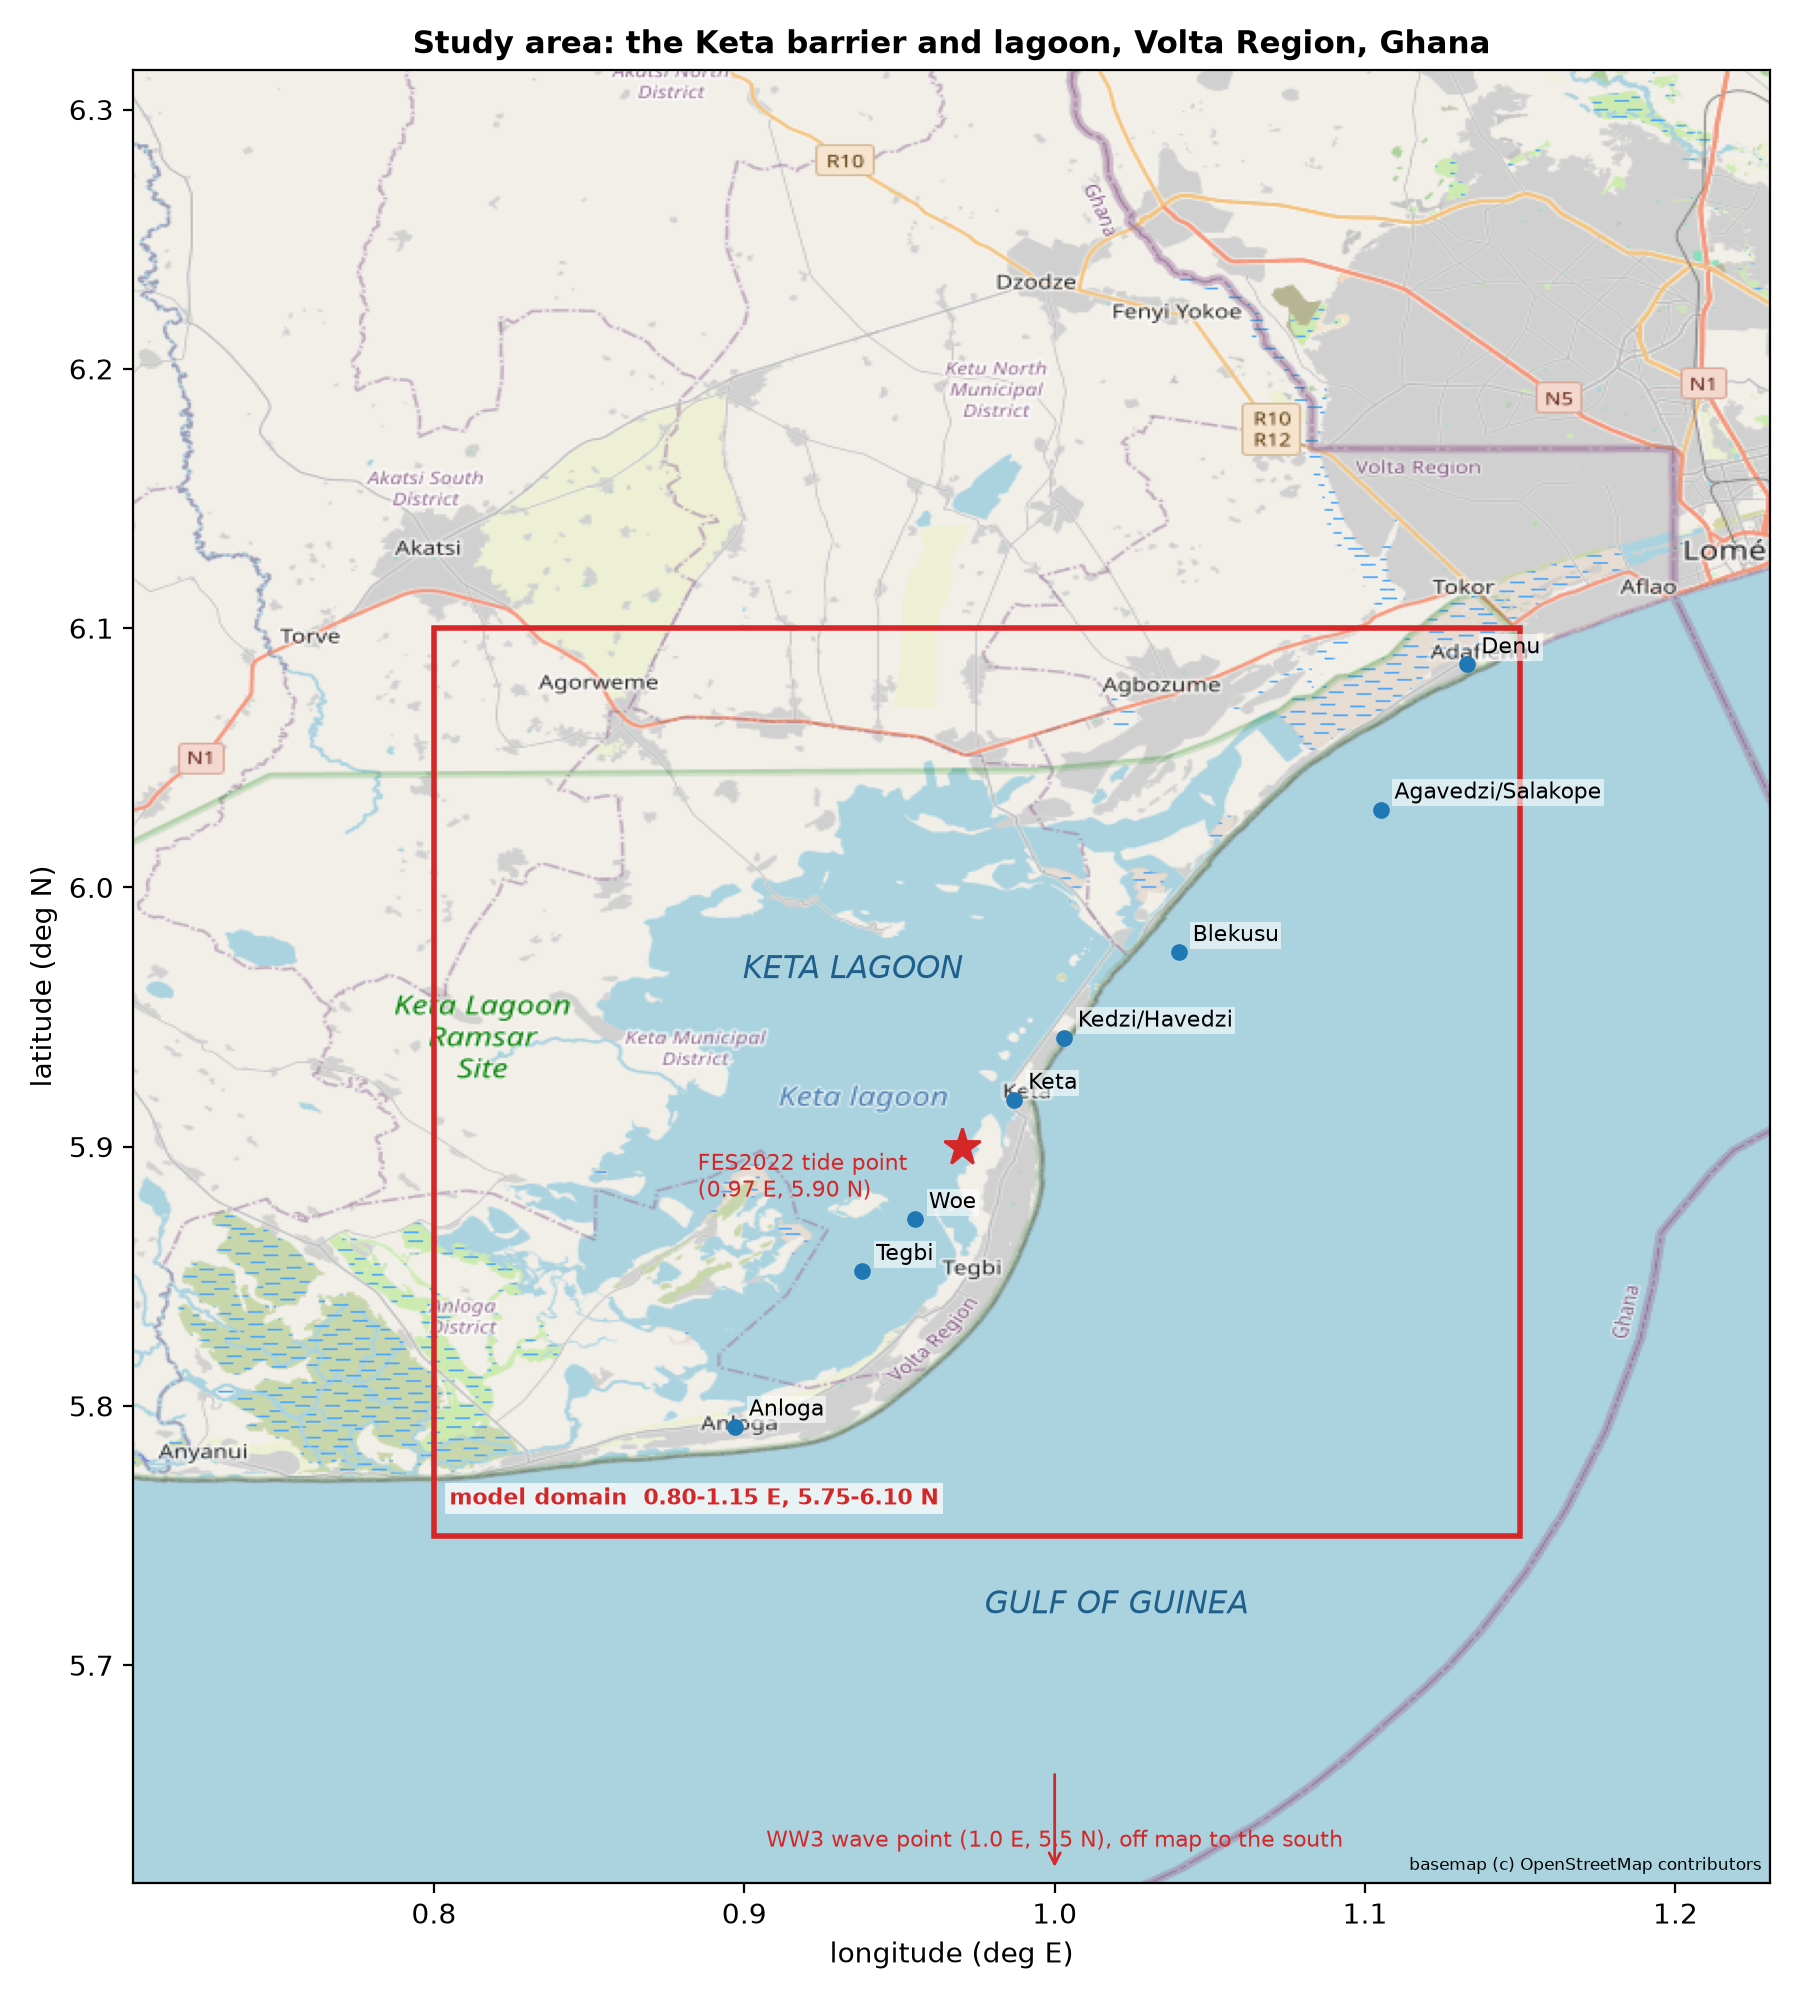

Write Python code to recreate this figure.
#!/usr/bin/env python3
"""
Study-area map (Figure 1) for the Keta manuscript.
OpenStreetMap tile mosaic (z11) with the model domain, settlements
(approximate locations), and data-extraction points overlaid.
Basemap (c) OpenStreetMap contributors.
"""
import io
import math
import os
import requests
import numpy as np
from PIL import Image
import matplotlib
matplotlib.use("Agg")
import matplotlib.pyplot as plt
import matplotlib.patches as mpatches

BASE = os.path.dirname(os.path.abspath(__file__))
Z = 11
X0, X1 = 1028, 1030   # tile x range (inclusive)
Y0, Y1 = 988, 991     # tile y range (inclusive)
UA = {"User-Agent": "keta-flood-research/1.0 (academic use)"}


def tile_lon(x):
    return x / 2 ** Z * 360.0 - 180.0


def tile_lat(y):
    n = math.pi * (1 - 2 * y / 2 ** Z)
    return math.degrees(math.atan(math.sinh(n)))


def main():
    cols = X1 - X0 + 1
    rows = Y1 - Y0 + 1
    mosaic = Image.new("RGB", (256 * cols, 256 * rows))
    for xi in range(X0, X1 + 1):
        for yi in range(Y0, Y1 + 1):
            url = f"https://tile.openstreetmap.org/{Z}/{xi}/{yi}.png"
            r = requests.get(url, headers=UA, timeout=60)
            r.raise_for_status()
            mosaic.paste(Image.open(io.BytesIO(r.content)).convert("RGB"),
                         ((xi - X0) * 256, (yi - Y0) * 256))

    extent = [tile_lon(X0), tile_lon(X1 + 1), tile_lat(Y1 + 1), tile_lat(Y0)]
    fig, ax = plt.subplots(figsize=(9, 10))
    ax.imshow(np.asarray(mosaic), extent=extent, aspect="auto")

    # Model domain
    ax.add_patch(mpatches.Rectangle((0.80, 5.75), 0.35, 0.35, fill=False,
                                    edgecolor="#d62728", lw=2))
    ax.annotate("model domain  0.80-1.15 E, 5.75-6.10 N", (0.805, 5.762),
                fontsize=8, color="#d62728", fontweight="bold",
                bbox=dict(facecolor="white", alpha=0.75, edgecolor="none",
                          pad=1.5))

    # Settlements (approximate, nudged onto the barrier)
    towns = {
        "Anloga": (0.897, 5.792), "Tegbi": (0.938, 5.852),
        "Woe": (0.955, 5.872), "Keta": (0.987, 5.918),
        "Kedzi/Havedzi": (1.003, 5.942), "Blekusu": (1.040, 5.975),
        "Agavedzi/Salakope": (1.105, 6.030), "Denu": (1.133, 6.086),
    }
    for name, (lo, la) in towns.items():
        ax.plot(lo, la, "o", color="#1f77b4", ms=5)
        ax.annotate(name, (lo, la), xytext=(5, 4),
                    textcoords="offset points", fontsize=8,
                    bbox=dict(facecolor="white", alpha=0.6, edgecolor="none",
                              pad=0.8))

    # Extraction points
    ax.plot(0.97, 5.90, "*", color="#d62728", ms=14)
    ax.annotate("FES2022 tide point\n(0.97 E, 5.90 N)", (0.97, 5.90),
                xytext=(-95, -18), textcoords="offset points",
                fontsize=8, color="#d62728")
    ax.annotate("WW3 wave point (1.0 E, 5.5 N), off map to the south",
                (1.0, 5.63), xytext=(0, 0), textcoords="offset points",
                fontsize=8, color="#d62728", ha="center")
    ax.annotate("", xy=(1.0, 5.62), xytext=(1.0, 5.66),
                arrowprops=dict(arrowstyle="->", color="#d62728"))

    ax.annotate("KETA LAGOON", (0.935, 5.965), fontsize=11, color="#1f5f8b",
                fontstyle="italic", ha="center")
    ax.annotate("GULF OF GUINEA", (1.02, 5.72), fontsize=11, color="#1f5f8b",
                fontstyle="italic", ha="center")

    ax.set_xlabel("longitude (deg E)")
    ax.set_ylabel("latitude (deg N)")
    ax.set_title("Study area: the Keta barrier and lagoon, Volta Region, Ghana",
                 fontsize=11, fontweight="bold")
    ax.text(0.995, 0.005, "basemap (c) OpenStreetMap contributors",
            transform=ax.transAxes, fontsize=6, ha="right", va="bottom")
    plt.tight_layout()
    fig.savefig(os.path.join(BASE, "keta_study_area_map.png"), dpi=200)
    plt.close(fig)
    print("Saved keta_study_area_map.png")


if __name__ == "__main__":
    main()
